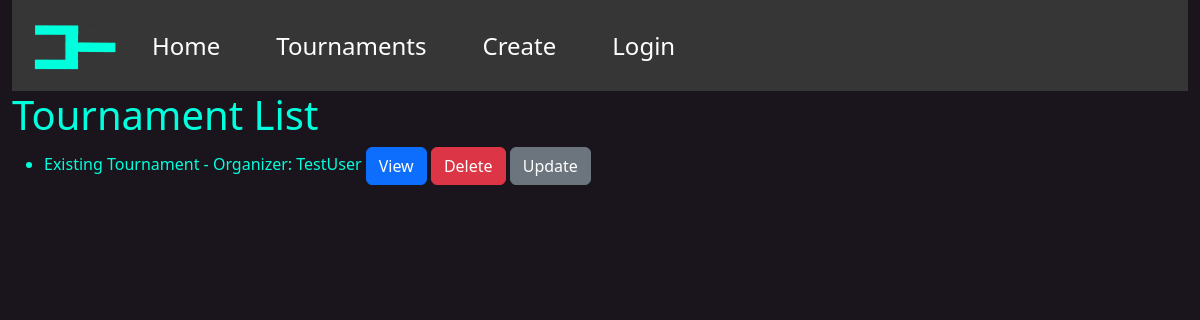
/tournaments/, run on an earlier commit of the app's database.
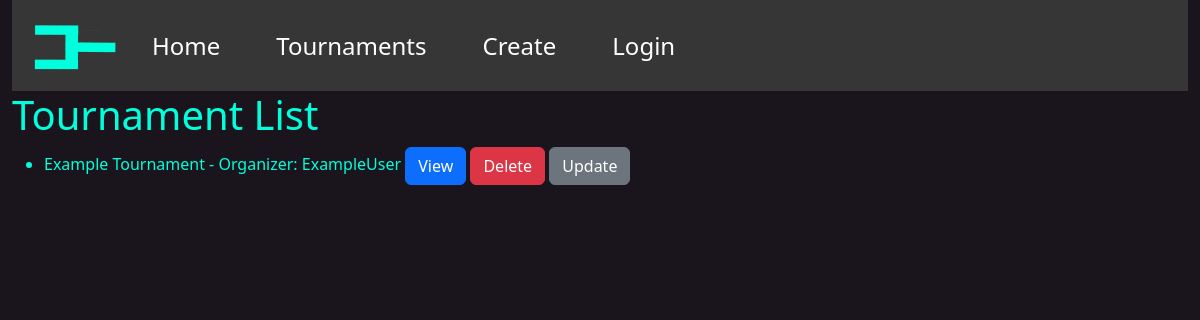
And on a later commit of the database.
### bracket_app/models.py (models this page shows, shortened)
class Tournament(models.Model):
    creator = models.CharField("Creator", max_length=200)
    title = models.CharField("Title", max_length=200)
    players = models.TextField(null=True)
    completed = models.BooleanField(default=False)
    def get_absolute_url(self):
        return reverse("tournament-detail", args=[str(self.id)])

### bracket_app/views.py (the view)
# urls.py: path('tournaments/', views.TournamentListView.as_view(), name='tournaments'),
class TournamentListView(generic.ListView):
    model = Tournament

### bracket_app/templates/bracket_app/tournament_list.html
{% extends 'bracket_app/base_template.html' %}
{% block content %}
<h1>Tournament List</h1>
{% if tournament_list %}
<ul>
   {% for tournament in tournament_list %}
   <li>
      {{ tournament.title }} - Organizer: {{ tournament.creator }}
      <a class="btn btn-primary" href="{{ tournament.get_absolute_url }}" role="button">View</a>
      <a class="btn btn-danger" href="{% url 'tournament-delete' pk=tournament.id %}" role="button">Delete</a>
      <a class="btn btn-secondary" href="{% url 'tournament-update' pk=tournament.id %}" role="button">Update</a>
   </li>
   {% endfor %}
</ul>
{% else %}
<p>There are no tournaments.</p>
{% endif %}
{% endblock %}

What changed in the data, as far as the page shows it:
removed Tournament: title "Existing Tournament", creator "TestUser"
added Tournament: title "Example Tournament", creator "ExampleUser"
